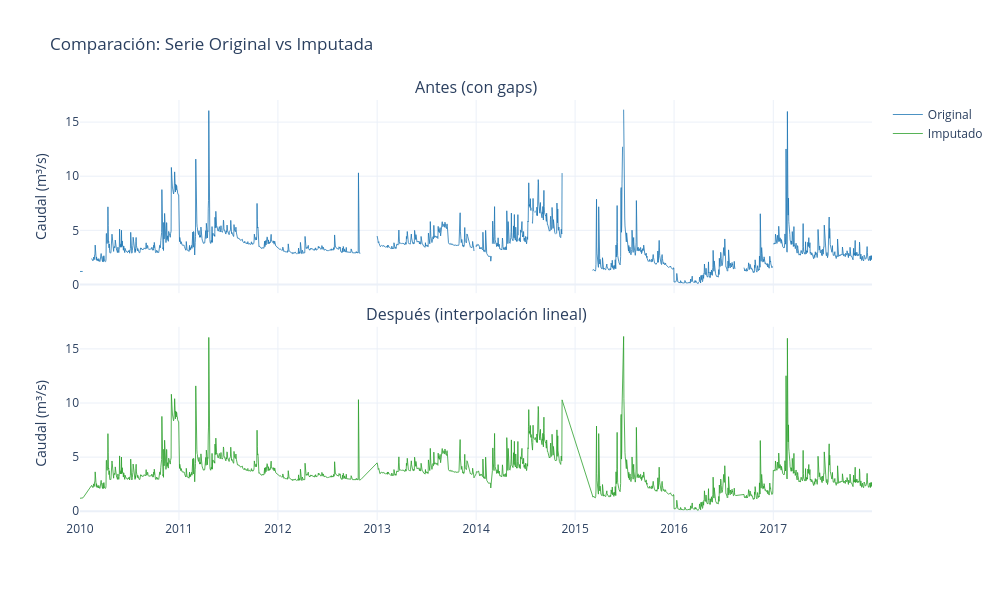

Source (notebook cell):
### Markdown cell above
### Selección del Método: Interpolación Lineal

**Justificación:**
- Preserva la continuidad de la serie sin crear escalones (como `ffill`)
- Genera transiciones suaves entre puntos conocidos
- Estadísticas (media, varianza) se mantienen cercanas al original
- Para series hidrológicas diarias con gaps moderados, la interpolación lineal es una práctica estándar recomendada por la WMO

Aplicamos **interpolación lineal** como método principal.

### Code cell
# Aplicar interpolación lineal como método seleccionado
df_clean = df_full.copy()
df_clean["Caudal"] = df_clean["Caudal"].interpolate(method="linear").bfill().ffill()

print(f"✅ Imputación aplicada (interpolación lineal)")
print(f"   NaN restantes: {df_clean['Caudal'].isna().sum()}")
print(f"   Total registros: {len(df_clean)}")

# Visualización: antes vs después
fig = make_subplots(rows=2, cols=1, shared_xaxes=True,
                    subplot_titles=["Antes (con gaps)", "Después (interpolación lineal)"],
                    vertical_spacing=0.08)

fig.add_trace(go.Scatter(x=df_full.index, y=df_full["Caudal"],
              mode="lines", name="Original", line=dict(color="#1f77b4", width=0.8)), row=1, col=1)
fig.add_trace(go.Scatter(x=df_clean.index, y=df_clean["Caudal"],
              mode="lines", name="Imputado", line=dict(color="#2ca02c", width=0.8)), row=2, col=1)

fig.update_layout(title="Comparación: Serie Original vs Imputada",
                  width=1000, height=600, showlegend=True)
fig.update_yaxes(title_text="Caudal (m³/s)", row=1, col=1)
fig.update_yaxes(title_text="Caudal (m³/s)", row=2, col=1)
fig.show()

### Figure 1 — Plotly figure (JSON) as saved in the notebook; plotly's stock layout.template omitted (floating-point values rounded to 4 significant figures; data arrays with more than 128 entries replaced by an {"elided": "..."} marker saying what was removed)
{"data": [{"line": {"color": "#1f77b4", "width": 0.8}, "mode": "lines", "name": "Original", "type": "scatter", "x": {"elided": "2922 str values"}, "xaxis": "x", "y": {"elided": "2922 float values"}, "yaxis": "y"}, {"line": {"color": "#2ca02c", "width": 0.8}, "mode": "lines", "name": "Imputado", "type": "scatter", "x": {"elided": "2922 str values"}, "xaxis": "x2", "y": {"elided": "2922 float values"}, "yaxis": "y2"}], "layout": {"annotations": [{"font": {"size": 16}, "showarrow": false, "text": "Antes (con gaps)", "x": 0.5, "xanchor": "center", "xref": "paper", "y": 1, "yanchor": "bottom", "yref": "paper"}, {"font": {"size": 16}, "showarrow": false, "text": "Después (interpolación lineal)", "x": 0.5, "xanchor": "center", "xref": "paper", "y": 0.46, "yanchor": "bottom", "yref": "paper"}], "height": 600, "showlegend": true, "title": {"text": "Comparación: Serie Original vs Imputada"}, "width": 1000, "xaxis": {"anchor": "y", "domain": [0, 1], "matches": "x2", "showticklabels": false}, "xaxis2": {"anchor": "y2", "domain": [0, 1]}, "yaxis": {"anchor": "x", "domain": [0.54, 1], "title": {"text": "Caudal (m³/s)"}}, "yaxis2": {"anchor": "x2", "domain": [0, 0.46], "title": {"text": "Caudal (m³/s)"}}}}
